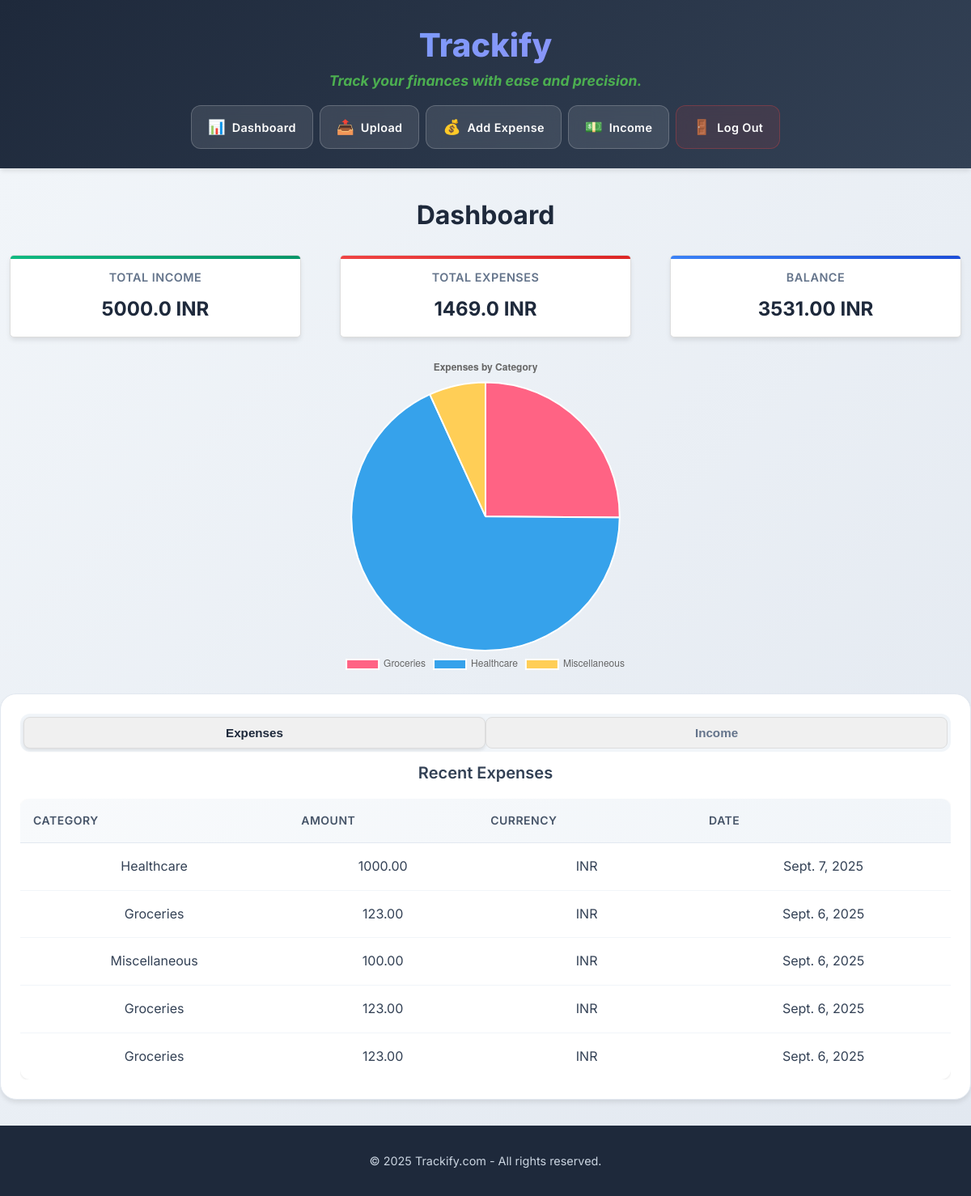
Page /core/dashboard/ (signed in) on the earlier database version.
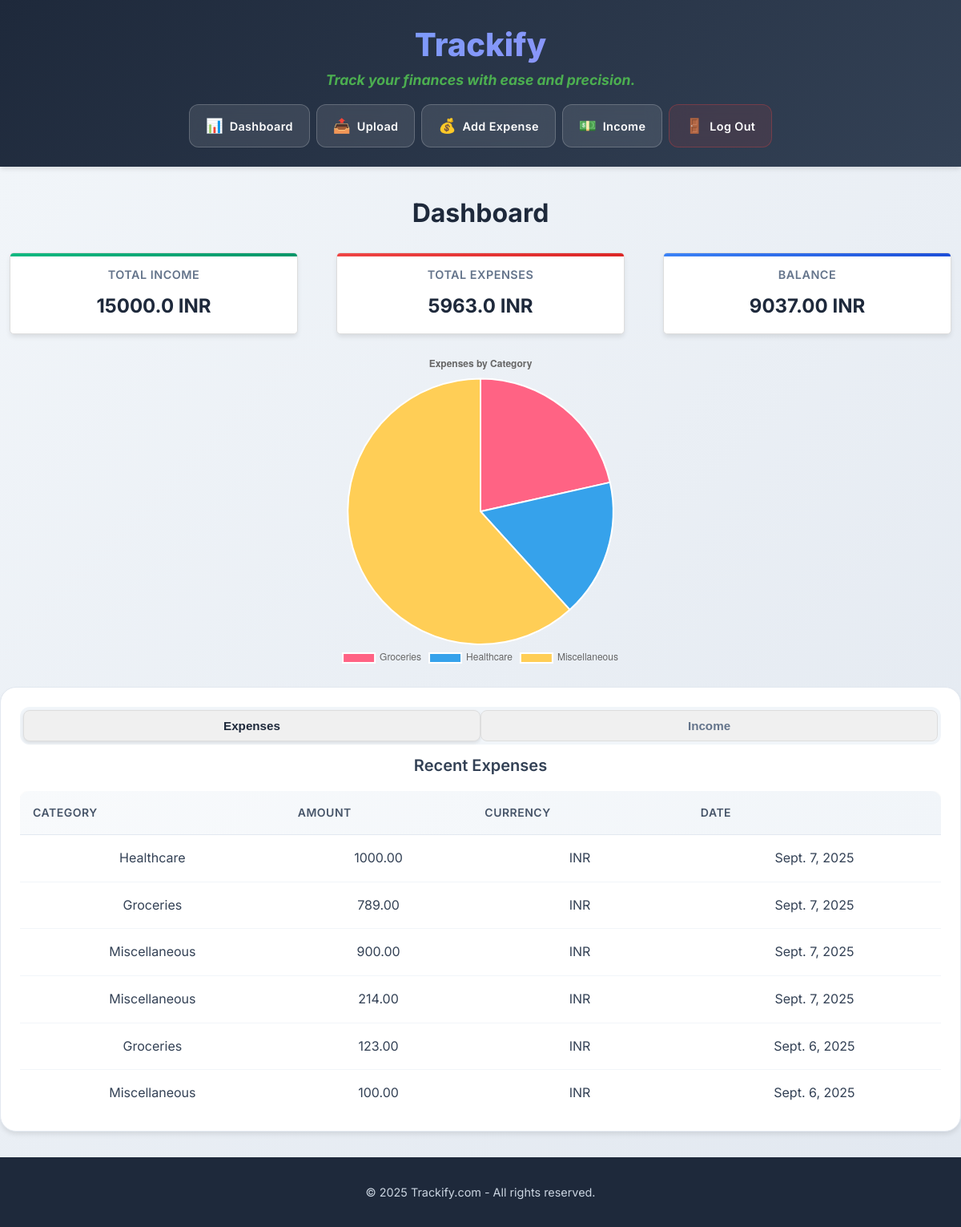
Same page on the later database version.
### core/models.py (models this page shows, shortened)
class UserProfile(models.Model):
    user = models.OneToOneField(User, on_delete=models.CASCADE)
    target_currency = models.CharField(max_length=3, blank=True, null=True, default="INR")
    objects = models.Manager()

class Expense(models.Model):
    user = models.ForeignKey(User, on_delete=models.CASCADE)
    receipt_image = models.ImageField(upload_to="receipts/", blank=True, null=True)
    expense_date = models.DateField(blank=True, null=True)
    amount = models.DecimalField(max_digits=10, decimal_places=2, blank=True, null=True)
    currency = models.CharField(max_length=3, blank=True, null=True)
    amount_in_target_currency = models.DecimalField(
        max_digits=10, decimal_places=2, blank=True, null=True
    )
    description = models.CharField(max_length=255, default="", blank=True)
    created_at = models.DateTimeField(auto_now_add=True)
    updated_at = models.DateTimeField(auto_now=True)
    objects = models.Manager()
    BASE_CATEGORIES = [
        "Housing", "Utilities", "Transportation", "Groceries", "Dining Out", "Healthcare",
        "Debt Payments", "Insurance", "Clothing", "Entertainment", "Education", "Childcare",
        "Pet Care", "Subscriptions", "Miscellaneous"
    ]
    CATEGORY_CHOICES = [(category, category) for category in BASE_CATEGORIES]
    category = models.CharField(
        max_length=100,
        choices=CATEGORY_CHOICES,
        blank=True,
        null=True
    )

### core/views.py (the view, shortened to what this page needs)
# urls.py: path('dashboard/', views.dashboard, name='dashboard'),
@login_required
def dashboard(request):
    expenses = Expense.objects.filter(user=request.user).order_by("-expense_date")
    incomes = Income.objects.filter(user=request.user).order_by("-income_date")
    expenses = expenses.annotate(category_normalized=Trim(Lower(F("category"))))
    log.debug("Normalized Category: %s", expenses.values("category_normalized"))
    category_data = (
        expenses.values("category_normalized")
        .annotate(
            total_amount=Coalesce(
                Sum("amount_in_target_currency", output_field=FloatField()),
                Value(0, output_field=FloatField()),
            )
        )
        .order_by("category_normalized")
    )
    categories = [
        (
            item["category_normalized"].capitalize()
            if item["category_normalized"]
            else "Uncategorized"
        )
        for item in category_data
    ]
    amounts = [float(item["total_amount"]) for item in category_data]
    log.debug("Aggregated Category Data: %s", categories)
    user_profile = UserProfile.objects.get(user=request.user)
    target_currency = user_profile.target_currency
    total_income = 0
    for income in incomes:
        if income.currency == target_currency:
            total_income += float(income.amount)
    total_expenses = expenses.aggregate(Sum('amount_in_target_currency'))['amount_in_target_currency__sum'] or 0
    total_expenses = float(total_expenses)
    balance = total_income - total_expenses
    return render(
        request,
        "dashboard.html",
        {
            "expenses": expenses,
            "incomes": incomes,
            "categories": json.dumps(categories),
            "amounts": json.dumps(amounts),
            "total_income": total_income,
            "total_expenses": total_expenses,
            "balance": balance,
        },
    )

### core/templates/dashboard.html (shortened to what this page needs)
{% extends 'base.html' %}
{% load static %}
{% block content %}
<link rel="stylesheet" type="text/css" href="{% static 'css/dashboard.css' %}">
<div class="dashboard-container">
<h2>Dashboard</h2>
<div class="summary-cards" style="display: flex; justify-content: space-around; margin-bottom: 20px;">
    <div class="card" style="padding: 15px; border: 1px solid #ddd; border-radius: 5px; width: 30%;">
        <h3>Total Income</h3>
        <p style="font-size: 1.5em; font-weight: bold;">{{ total_income }} {{ user.userprofile.target_currency }}</p>
    </div>
    <div class="card" style="padding: 15px; border: 1px solid #ddd; border-radius: 5px; width: 30%;">
        <h3>Total Expenses</h3>
        <p style="font-size: 1.5em; font-weight: bold;">{{ total_expenses }} {{ user.userprofile.target_currency }}</p>
    </div>
    <div class="card" style="padding: 15px; border: 1px solid #ddd; border-radius: 5px; width: 30%;">
        <h3>Balance</h3>
        <p style="font-size: 1.5em; font-weight: bold;">{{ balance|floatformat:2 }} {{ user.userprofile.target_currency }}</p>
    </div>
</div>
{% if amounts|length > 0 %}
<div style="width: 100%; max-width: 600px; height: 400px; margin: auto;">
    <canvas id="expensesChart"></canvas>
</div>
{% else %}
    <p>No expenses to display.</p>
{% endif %}
<div class="tabs" style="margin-top: 20px;">
    <div class="tab-buttons" style="display: flex; margin-bottom: 10px;">
        <button id="expenses-tab" class="tab-button active" style="flex: 1; padding: 10px; cursor: pointer; background-color: #f0f0f0; border: 1px solid #ddd;">Expenses</button>
        <button id="income-tab" class="tab-button" style="flex: 1; padding: 10px; cursor: pointer; background-color: #f0f0f0; border: 1px solid #ddd;">Income</button>
    </div>
    <div id="expenses-content" class="tab-content" style="display: block;">
        <h3>Recent Expenses</h3>
        <div style="max-height: 400px; overflow-y: auto;">
            <table style="width: 100%; border-collapse: collapse;">
                <thead>
                    <tr>
                        <th>Category</th>
                        <th>Amount</th>
                        <th>Currency</th>
                        <th>Date</th>
                    </tr>
                </thead>
                <tbody>
                    {% for expense in expenses %}
                    <tr onclick="window.location.href='{% url 'expense' expense.id %}'"
                        style="cursor: pointer;">
                        <td>{{ expense.category }}</td>
                        <td>{{ expense.amount }}</td>
                        <td>{{ expense.currency }}</td>
                        <td>{{ expense.expense_date }}</td>
                    </tr>
                    {% endfor %}
                </tbody>
            </table>
        </div>
    </div>
</div>
<script>
    var ctx = document.getElementById('expensesChart').getContext('2d');
    var expensesChart = new Chart(ctx, {
        type: 'pie',
        data: {
            labels: {{ categories|safe }},
            datasets: [{
                data: {{ amounts|safe }},
                backgroundColor: [
                    '#FF6384',
                    '#36A2EB',
                    '#FFCE56',
                    '#4BC0C0',
                    '#9966FF',
                    '#FF9F40',
                ],
                hoverBackgroundColor: [
                    '#FF6384',
                    '#36A2EB',
                    '#FFCE56',
                    '#4BC0C0',
                    '#9966FF',
                    '#FF9F40',
                ]
            }]
        },
        options: {
            responsive: true,
            maintainAspectRatio: false,
            plugins: {
                legend: {
                    position: 'bottom',
                },
                title: {
                    display: true,
                    text: 'Expenses by Category'
                }
            }
        }
    });
    // Tab switching functionality
    document.addEventListener('DOMContentLoaded', function() {
        const expensesTab = document.getElementById('expenses-tab');
        const incomeTab = document.getElementById('income-tab');
        const expensesContent = document.getElementById('expenses-content');
        const incomeContent = document.getElementById('income-content');
        expensesTab.addEventListener('click', function() {
            expensesTab.classList.add('active');
            incomeTab.classList.remove('active');
            expensesContent.style.display = 'block';
            incomeContent.style.display = 'none';
        });
        incomeTab.addEventListener('click', function() {
            incomeTab.classList.add('active');
            expensesTab.classList.remove('active');
            incomeContent.style.display = 'block';
            expensesContent.style.display = 'none';
        });
    });
</script>
</div>
{% endblock %}

### core/templates/base.html (shortened to what this page needs)
{% load static %}
<!DOCTYPE html>
<html lang="en">
<head>
    <link rel="stylesheet" type="text/css" href="{% static 'css/base.css' %}">
</head>
<body style="text-align: center;">
    <header style="">
        <h1>Trackify</h1>
        <p style="font-style: italic; color: #4CAF50; font-weight: bold; margin-top: -10px; margin-bottom: 10px;">Track your finances with ease and precision.</p>
        {% if user.is_authenticated %}
        <nav class="navbar">
            <ul class="navbar-nav">
                <li class="nav-item">
                    <a href="{% url 'dashboard' %}" class="nav-link">
                        <span class="nav-icon">📊</span>
                        <span class="nav-text">Dashboard</span>
                    </a>
                </li>
                <li class="nav-item">
                    <a href="{% url 'upload_receipt' %}" class="nav-link">
                        <span class="nav-icon">📤</span>
                        <span class="nav-text">Upload</span>
                    </a>
                </li>
                <li class="nav-item">
                    <a href="{% url 'add_expense' %}" class="nav-link">
                        <span class="nav-icon">💰</span>
                        <span class="nav-text">Add Expense</span>
                    </a>
                </li>
                <li class="nav-item">
                    <a href="{% url 'income_list' %}" class="nav-link">
                        <span class="nav-icon">💵</span>
                        <span class="nav-text">Income</span>
                    </a>
                </li>
                <li class="nav-item">
                    <a href="/core/logout/" class="nav-link logout-link">
                        <span class="nav-icon">🚪</span>
                        <span class="nav-text">Log Out</span>
                    </a>
                </li>
            </ul>
        </nav>
        {% endif %}
    </header>
    <main style="">
        {% block content %}{% endblock %}
    </main>
    <footer style="">
        <p>&copy; 2025 Trackify.com - All rights reserved.</p>
    </footer>
</body>
</html>

### core/static/css/base.css (style rules this page uses)
* { margin: 0; padding: 0; box-sizing: border-box; }
body { font-family: 'Inter', -apple-system, BlinkMacSystemFont, 'Segoe UI', Roboto, sans-serif; line-height: 1.6; color: #1a1a1a; background: #f8fafc; min-height: 100vh; }
header { background: linear-gradient(135deg, #1e293b 0%, #334155 100%); color: white; padding: 1.5rem 2rem; box-shadow: 0 4px 6px -1px rgba(0, 0, 0, 0.1); position: sticky; top: 0; z-index: 100; }
header h1 { font-size: 2.5rem; font-weight: 800; background: linear-gradient(135deg, #60a5fa, #a78bfa); -webkit-background-clip: text; -webkit-text-fill-color: transparent; background-clip: text; margin-bottom: 0.5rem; }
header p { font-size: 1.1rem; color: #cbd5e1; font-weight: 500; margin-bottom: 1.5rem; }
.navbar { margin-top: 1rem; }
.navbar-nav { display: flex; list-style: none; gap: 0.5rem; flex-wrap: wrap; justify-content: center; padding: 0; margin: 0; }
.nav-item { position: relative; }
.nav-link { display: flex; align-items: center; gap: 0.5rem; background: rgba(255, 255, 255, 0.1); color: white; text-decoration: none; padding: 0.75rem 1.25rem; border-radius: 12px; font-weight: 500; font-size: 0.9rem; transition: all 0.3s ease; backdrop-filter: blur(10px); border: 1px solid rgba(255, 255, 255, 0.2); position: relative; overflow: hidden; }
.nav-link::before { content: ''; position: absolute; top: 0; left: -100%; width: 100%; height: 100%; background: linear-gradient(90deg, transparent, rgba(255, 255, 255, 0.2), transparent); transition: left 0.5s; }
.nav-icon { font-size: 1.1rem; display: inline-block; transition: transform 0.3s ease; }
.nav-text { font-weight: 600; letter-spacing: 0.025em; }
.logout-link { background: rgba(239, 68, 68, 0.1); border-color: rgba(239, 68, 68, 0.3); }
h2 { color: #1e293b; font-size: 2rem; font-weight: 700; margin-bottom: 1.5rem; }
h3 { color: #334155; font-size: 1.25rem; font-weight: 600; margin-bottom: 1rem; }
button, .button { background: linear-gradient(135deg, #3b82f6, #8b5cf6); color: white; border: none; padding: 0.75rem 1.5rem; border-radius: 12px; font-weight: 600; cursor: pointer; transition: all 0.3s ease; text-decoration: none; display: inline-block; font-size: 0.95rem; }
a { color: #3b82f6; text-decoration: none; transition: color 0.3s ease; }
footer { background: #1e293b; color: #cbd5e1; text-align: center; padding: 2rem; }
footer p { font-size: 0.9rem; }

Differences in the rows shown:
no longer on this page (row unchanged): Expense: category "Groceries", amount "123.00", currency "INR", expense_date "Sept. 6, 2025"
no longer on this page (row unchanged): Expense: category "Groceries", amount "123.00", currency "INR", expense_date "Sept. 6, 2025"
added Expense: category "Groceries", amount "789.00", currency "INR", expense_date "Sept. 7, 2025"
added Expense: category "Miscellaneous", amount "900.00", currency "INR", expense_date "Sept. 7, 2025"
added Expense: category "Miscellaneous", amount "214.00", currency "INR", expense_date "Sept. 7, 2025"
Other differences:
{{ total_income }}: "5000.0" → "15000.0"
{{ total_expenses }}: "1469.0" → "5963.0"
{{ balance|floatformat:2 }}: "3531.00" → "9037.00"
chart data {{ amounts|safe }}: [369.0, 1000.0, 100.0] → [1281.0, 1000.0, 3682.0]
